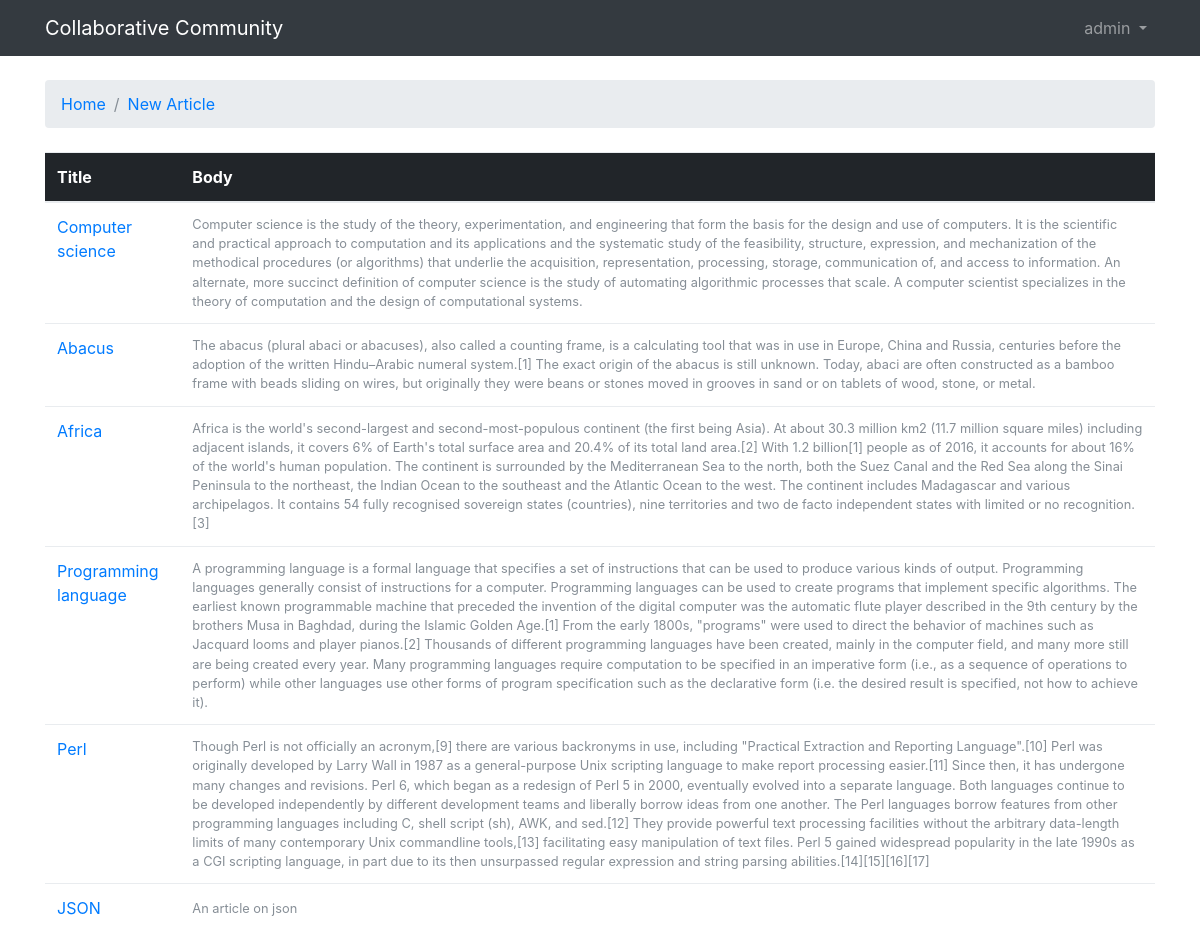
The app's page / (signed in) with its own data.
### articles/models.py (models this page shows)
class Articles(models.Model):
	title = models.CharField(max_length=100)
	body = models.TextField()
	created_at = models.DateTimeField(auto_now_add=True)

### articles/views.py (the view)
# urls.py: 2. Add a URL to urlpatterns:  url(r'^$', views.home, name='home')
def home(request):
	articles=Articles.objects.all()
	return render(request, 'home.html',{'articles':articles})

### templates/home.html
{% extends 'base.html' %}
{% block breadcrumb %}
  <li class="breadcrumb-item active"><a href="{% url 'home' %}">Home</a></li>
  <li class="breadcrumb-item active"><a href="{% url 'newArticle' %}">New Article</a></li>
{% endblock %}
{% block content %}
  <table class="table">
    <thead class="thead-inverse">
      <tr>
        <th>Title</th>
        <th>Body</th>
      </tr>
    </thead>
    <tbody>
      {% for article in articles %}
        <tr>
          <td>
            <a href="{% url 'article_view' article.pk %}">{{ article.title }}</a>
          </td>
          <td class="align-middle"><small class="text-muted d-block">{{ article.body }}</small></td>
        </tr>
      {% endfor %}
    </tbody>
  </table>
{% endblock %}

### templates/base.html (shortened to what this page needs)
{% load static %}<!DOCTYPE html>
<html>
<head>
	<link rel="stylesheet" href="{% static 'css/bootstrap.min.css' %}">
</head>
<body>
{% block body %}
<nav class="navbar navbar-expand-sm navbar-dark bg-dark">
  <div class="container">
    <a class="navbar-brand" href="">Collaborative Community</a>
    <div class="collapse navbar-collapse" id="mainMenu">
      {% if user.is_authenticated %}
        <ul class="navbar-nav ml-auto">
          <li class="nav-item dropdown">
            <a class="nav-link dropdown-toggle" href="#" id="userMenu" data-toggle="dropdown" aria-haspopup="true" aria-expanded="false">
              {{ user.username }}
            </a>
          </li>
        </ul>
      {% else %}
        <form class="form-inline ml-auto">
          <a href="{% url 'login' %}" class="btn btn-outline-secondary">Log in</a>
          <a href="{% url 'signup' %}" class="btn btn-primary ml-2">Sign up</a>
        </form>
      {% endif %}
    </div>
  </div>
</nav>
	 <div class="container">
        <ol class="breadcrumb my-4">
          {% block breadcrumb %}
          {% endblock %}
        </ol>
        {% block content %}
        {% endblock %}
      </div>
{% endblock body %}
</body>
</html>

### records on screen
Articles: title "Computer science", body "Computer science is the study of the theory, experimentation, and engineering that form the basis for the design and use of computers. It is the scientific and practical approach to computation and its applications and the systematic study of the feasibility, structure, expression, and mechanization of the methodical procedures (or algorithms) that underlie the acquisition, representation, processing, storage, communication of, and access to information. An alternate, more succinct definition of computer science is the study of automating algorithmic processes that scale. A computer scientist specializes in the theory of computation and the design of computational systems."
Articles: title "Abacus", body "The abacus (plural abaci or abacuses), also called a counting frame, is a calculating tool that was in use in Europe, China and Russia, centuries before the adoption of the written Hindu–Arabic numeral system.[1] The exact origin of the abacus is still unknown. Today, abaci are often constructed as a bamboo frame with beads sliding on wires, but originally they were beans or stones moved in grooves in sand or on tablets of wood, stone, or metal."
Articles: title "Africa", body "Africa is the world's second-largest and second-most-populous continent (the first being Asia). At about 30.3 million km2 (11.7 million square miles) including adjacent islands, it covers 6% of Earth's total surface area and 20.4% of its total land area.[2] With 1.2 billion[1] people as of 2016, it accounts for about 16% of the world's human population. The continent is surrounded by the Mediterranean Sea to the north, both the Suez Canal and the Red Sea along the Sinai Peninsula to the northeast, the Indian Ocean to the southeast and the Atlantic Ocean to the west. The continent includes Madagascar and various archipelagos. It contains 54 fully recognised sovereign states (countries), nine…"
Articles: title "Programming language", body "A programming language is a formal language that specifies a set of instructions that can be used to produce various kinds of output. Programming languages generally consist of instructions for a computer. Programming languages can be used to create programs that implement specific algorithms. The earliest known programmable machine that preceded the invention of the digital computer was the automatic flute player described in the 9th century by the brothers Musa in Baghdad, during the Islamic Golden Age.[1] From the early 1800s, \"programs\" were used to direct the behavior of machines such as Jacquard looms and player pianos.[2] Thousands of different programming languages have been…"
Articles: title "Perl", body "Though Perl is not officially an acronym,[9] there are various backronyms in use, including \"Practical Extraction and Reporting Language\".[10] Perl was originally developed by Larry Wall in 1987 as a general-purpose Unix scripting language to make report processing easier.[11] Since then, it has undergone many changes and revisions. Perl 6, which began as a redesign of Perl 5 in 2000, eventually evolved into a separate language. Both languages continue to be developed independently by different development teams and liberally borrow ideas from one another. The Perl languages borrow features from other programming languages including C, shell script (sh), AWK, and sed.[12] They provide…"
Articles: title "JSON", body "An article on json"

### other values on screen
{{ user.username }} "admin"
